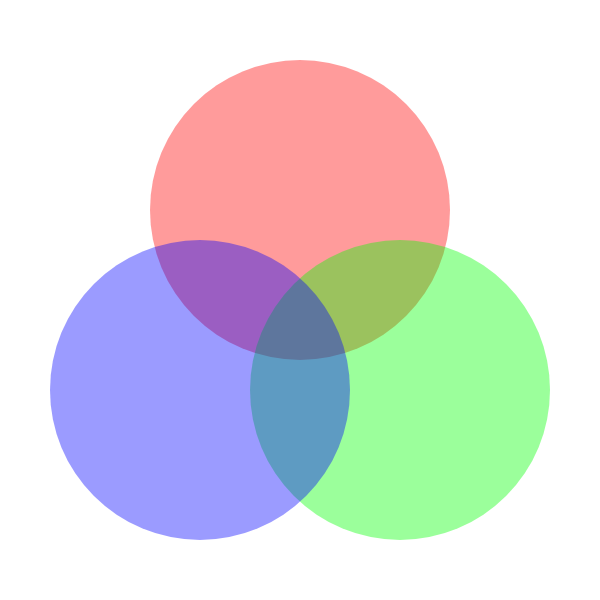
Frame 1 (no input)
Frame 60 (no input): identical to frame 1, image omitted
Frame 120 (the mouse pressed at the canvas centre since frame 60): identical to frame 1, image omitted

The p5.js sketch that drew this single still picture (run headless with seeded random() and noise() and a simulated clock; from frame 60 on, the mouse is pressed at the canvas centre):

// p5.js sketch
// ── sketch.js
function setup() {
  createCanvas(600, 600);
}

function draw() {
  background(255, 255, 255);
  
  strokeWeight(0);
  fill(255, 0, 0, 100);
  circle(300, 210, 300)
  
  fill(0, 255, 0, 100);
  circle(400, 390, 300)

  fill(0, 0, 255, 100);
  circle(200, 390, 300)
}
